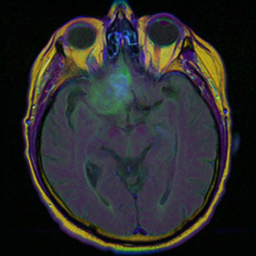
#> input picture data/sample/images/mri_brain_tumor_01.png, 256 x 256 px; the run also reads 1 picture not shown here
$ python verify_day2_contract.py
#> lines starting #> are read from the running program, lines starting #| are printed output that depends on the picture; after the words box and inside, x2 and y2 are one past the last pixel; in counts of white or black regions, pixels touching at a corner belong together
### src/preprocessing/skull_strip.py
"""Thuật toán Tách sọ não (Skull Stripping) 6 bước trên ảnh MRI.

Phụ trách: Hà Mạnh Trường (MSSV: 2045240326).
Tài liệu tham khảo: Gonzalez & Woods (4th Ed), Chapter 9 (Morphological Image Processing).

Quy trình 6 bước DIP:
1. Khử nhiễu sơ bộ bằng Gaussian blur (5x5, sigma=1.0).
2. Phân ngưỡng nhị phân Otsu tự động tách đầu khỏi nền đen.
3. Phép mở hình thái học (Morphological Opening) cắt đứt cầu nối mô giữa màng não và xương sọ.
4. Trích xuất thành phần liên thông lớn nhất (Largest Connected Component - LCC).
5. Phép đóng hình thái học (Closing) khép rãnh nhỏ và lấp đầy lỗ hổng não thất (Hole Filling).
6. Phép nhân Bitwise-AND với ảnh gốc để thu được ảnh não sạch sọ.
"""

from typing import Dict, Optional, Tuple, Union
import numpy as np
import cv2


def _build_brain_mask_steps(
    gray: np.ndarray,
    kernel_size: int
) -> Tuple[np.ndarray, Dict[str, np.ndarray]]:
    """Thực thi chuỗi 6 bước và trả về mặt nạ não kèm toàn bộ ảnh trung gian.

    Args:
        gray: Ảnh MRI xám đầu vào (H, W), dtype uint8.
        kernel_size: Kích thước phần tử cấu trúc elip cho phép Opening.

    Returns:
        Tuple[np.ndarray, Dict[str, np.ndarray]]: (brain_mask, intermediates) với
        các khoá 'original', 'denoised', 'otsu', 'opened', 'lcc',
        'closed_and_filled', 'brain_mask', 'stripped'.
    """
    steps: Dict[str, np.ndarray] = {}

    # 1. Khử nhiễu sơ bộ bằng Gaussian blur
    steps["original"] = gray.copy()
    denoised = cv2.GaussianBlur(gray, (5, 5), sigmaX=1.0)
    steps["denoised"] = denoised

    # 2. Ngưỡng hóa tự động Otsu
    _, otsu = cv2.threshold(denoised, 0, 255, cv2.THRESH_BINARY + cv2.THRESH_OTSU)
    steps["otsu"] = otsu

    # 3. Phép mở hình thái học với phần tử cấu trúc elip
    kernel = cv2.getStructuringElement(cv2.MORPH_ELLIPSE, (kernel_size, kernel_size))
    opened = cv2.morphologyEx(otsu, cv2.MORPH_OPEN, kernel, iterations=2)
    steps["opened"] = opened

    # 4. Tìm thành phần liên thông lớn nhất (Nhu mô não)
    lcc = np.zeros_like(gray, dtype=np.uint8)
    num_labels, labels, stats, _ = cv2.connectedComponentsWithStats(opened, connectivity=8)
    if num_labels > 1:
        # Bỏ qua label 0 (nền đen), tìm nhãn có diện tích lớn nhất
        largest_label = 1 + int(np.argmax(stats[1:, cv2.CC_STAT_AREA]))
        lcc[labels == largest_label] = 255
    steps["lcc"] = lcc

    # 5. Phép đóng hình thái học + lấp đầy lỗ hổng bên trong nhu mô não
    close_kernel = cv2.getStructuringElement(cv2.MORPH_ELLIPSE, (11, 11))
    closed = cv2.morphologyEx(lcc, cv2.MORPH_CLOSE, close_kernel, iterations=1)

    mask_floodfill = closed.copy()
    h, w = closed.shape
    fill_mask = np.zeros((h + 2, w + 2), np.uint8)
    cv2.floodFill(mask_floodfill, fill_mask, (0, 0), 255)
    mask_holes = cv2.bitwise_not(mask_floodfill)
    brain_mask = cv2.bitwise_or(closed, mask_holes)
    steps["closed_and_filled"] = brain_mask.copy()

    # 6. Bitwise-AND giữ lại nhu mô não trên ảnh gốc
    steps["brain_mask"] = brain_mask
    steps["stripped"] = cv2.bitwise_and(gray, gray, mask=brain_mask)

    return brain_mask, steps


def extract_brain_mask(
    image: np.ndarray,
    kernel_size: int = 5,
    return_intermediates: bool = False
) -> Union[np.ndarray, Tuple[np.ndarray, Dict[str, np.ndarray]]]:
    """Tạo mặt nạ nhị phân nhu mô não (Brain Mask), loại bỏ xương sọ và da đầu.

    Args:
        image: Ảnh MRI xám đầu vào (H, W), dtype uint8 [0, 255].
        kernel_size: Kích thước phần tử cấu trúc dạng đĩa (disk/ellipse).
        return_intermediates: Nếu True, trả thêm từ điển ảnh trung gian 6 bước.

    Returns:
        - return_intermediates=False: np.ndarray mặt nạ nhị phân (H, W),
          dtype uint8, giá trị {0, 255}.
        - return_intermediates=True: Tuple[np.ndarray, Dict[str, np.ndarray]] gồm
          (brain_mask, intermediates).
    """
    if len(image.shape) == 3:
        gray = cv2.cvtColor(image, cv2.COLOR_BGR2GRAY)
    else:
        gray = image.copy()

    brain_mask, steps = _build_brain_mask_steps(gray, kernel_size)
    if return_intermediates:
        return brain_mask, steps
    return brain_mask


def strip_skull(
    image: np.ndarray,
    brain_mask: Optional[np.ndarray] = None,
    return_intermediates: bool = False
) -> Union[Tuple[np.ndarray, np.ndarray],
           Tuple[np.ndarray, np.ndarray, Dict[str, np.ndarray]]]:
    """Tách sọ não khỏi ảnh MRI gốc.

    Args:
        image: Ảnh MRI xám đầu vào (H, W), dtype uint8.
        brain_mask: Mặt nạ não đã tính trước (nếu có). Nếu None, hàm sẽ tự gọi
            extract_brain_mask.
        return_intermediates: Nếu True, trả thêm từ điển ảnh trung gian 6 bước.

    Returns:
        - return_intermediates=False: Tuple (ảnh_sau_tách_sọ, mặt_nạ_nhu_mô_não).
        - return_intermediates=True: Tuple (ảnh_sau_tách_sọ, mặt_nạ_nhu_mô_não,
          intermediates).
    """
    if len(image.shape) == 3:
        gray = cv2.cvtColor(image, cv2.COLOR_BGR2GRAY)
    else:
        gray = image.copy()

    steps: Optional[Dict[str, np.ndarray]] = None
    if brain_mask is None:
        if return_intermediates:
            brain_mask, steps = extract_brain_mask(gray, return_intermediates=True)
        else:
            brain_mask = extract_brain_mask(gray)

    # Nhân bitwise-AND để giữ lại vùng não sạch sọ
    stripped_brain = cv2.bitwise_and(gray, gray, mask=brain_mask)

    if not return_intermediates:
        return stripped_brain, brain_mask

    if steps is None:
        # Mặt nạ được truyền từ ngoài: vẫn dựng chuỗi trung gian chuẩn để báo cáo.
        _, steps = extract_brain_mask(gray, return_intermediates=True)
        steps["brain_mask"] = brain_mask
    steps["stripped"] = stripped_brain
    return stripped_brain, brain_mask, steps

### scripts/verify_day2_contract.py
#!/usr/bin/env python3
# -*- coding: utf-8 -*-
"""Kiểm chuẩn tự động Hợp đồng Kỹ thuật Ngày 2 — Hà Mạnh Trường (2045240326).

Xác minh tối thiểu 20 mục:
  1. Cấu hình YAML đủ khoá preprocessing (bilateral_filter, clahe, skull_stripping).
  2. 4 chữ ký hàm tiền xử lý/tách sọ khớp đặc tả §4.
  3. Tương thích ngược khi `return_intermediates=False`.
  4. Hợp đồng `return_intermediates=True` (đủ 8 khoá trung gian, đúng shape/dtype).
  5. Bất biến DIP `stripped[mask == 0] == 0` và tính nhất quán chuỗi 6 bước.
  6. An toàn với ảnh rỗng (không crash, không chia cho 0).
  7. Hình minh họa `reports/figures/skull_stripping_steps.png` tồn tại, > 50 KB.
  8. Notebook Ngày 2 (`02_preprocessing_and_skull_stripping.ipynb`) tồn tại và có output cells (bao gồm ảnh).
  9. Checklist tài liệu: đúng 3 ô Ngày 2 là `[x]`, 14 ô Ngày 3–7 giữ `[ ]`.

Chạy từ thư mục gốc repo:

    python scripts/verify_day2_contract.py

Mã thoát: 0 nếu toàn bộ kiểm tra đạt, 1 nếu có bất kỳ mục nào thất bại.
"""

from __future__ import annotations

import inspect
import json
import re
import sys
import typing
from dataclasses import dataclass
from pathlib import Path
from typing import Any, Dict, List, Optional, Tuple

import cv2
import numpy as np
import yaml

for _stream in (sys.stdout, sys.stderr):
    try:
        _stream.reconfigure(encoding="utf-8", errors="replace")
    except Exception:  # pragma: no cover - môi trường không hỗ trợ reconfigure
        pass

ROOT = Path(__file__).resolve().parents[1]
if str(ROOT) not in sys.path:
    sys.path.insert(0, str(ROOT))

from src.preprocessing.filters import apply_bilateral_filter, apply_clahe  # noqa: E402
from src.preprocessing.skull_strip import extract_brain_mask, strip_skull  # noqa: E402

SAMPLE_IMAGE = (
    ROOT / "data" / "full" / "images" / "TCGA_CS_4941_19960909_13.png"
    if (ROOT / "data" / "full" / "images" / "TCGA_CS_4941_19960909_13.png").is_file()
    else ROOT / "data" / "sample" / "images" / "mri_brain_tumor_01.png"
)
FIGURE_PATH = ROOT / "reports" / "figures" / "skull_stripping_steps.png"
NOTEBOOKS = (
    ROOT / "notebooks" / "02_preprocessing_and_skull_stripping.ipynb",
)
TASK_DOC = ROOT / "docs" / "NHIEM_VU_HA_MANH_TRUONG.md"
TARGET_SHAPE = (256, 256)
INTERMEDIATE_KEYS = {
    "original", "denoised", "otsu", "opened",
    "lcc", "closed_and_filled", "brain_mask", "stripped",
}

_REQUIRED = object()


@dataclass
class Check:
    """Một dòng kết quả kiểm tra."""

    group: str
    name: str
    ok: bool
    detail: str


# =============================================================================
# 1. CẤU HÌNH YAML
# =============================================================================

def check_config(checks: List[Check]) -> None:
    path = ROOT / "configs" / "default_params.yaml"
    if not path.is_file():
        checks.append(Check("CFG", "Nạp YAML", False, "không tìm thấy configs/default_params.yaml"))
        return

    try:
        with path.open("r", encoding="utf-8") as fh:
            config = yaml.safe_load(fh)
        checks.append(Check("CFG", "Nạp YAML (encoding=utf-8)", isinstance(config, dict),
                            "configs/default_params.yaml"))
    except Exception as exc:  # noqa: BLE001
        checks.append(Check("CFG", "Nạp YAML (encoding=utf-8)", False,
                            f"{type(exc).__name__}: {exc}"))
        return

    preprocessing = config.get("preprocessing", {})
    expectations = [
        ("preprocessing.bilateral_filter", "bilateral_filter",
         ["d", "sigma_color", "sigma_space"]),
        ("preprocessing.clahe", "clahe", ["clip_limit", "tile_grid_size"]),
    ]
    for label, key, params in expectations:
        node = preprocessing.get(key)
        missing = [p for p in params if not isinstance(node, dict) or p not in node]
        if missing:
            checks.append(Check("CFG", label, False, "thiếu khoá: " + ", ".join(missing)))
        else:
            checks.append(Check("CFG", label, True,
                                ", ".join(f"{p}={node[p]!r}" for p in params)))

    # Chấp nhận cả hai cách đặt tên: skull_stripping (thực tế) và skull_strip (nhiệm vụ).
    skull_key = next((k for k in ("skull_stripping", "skull_strip") if k in preprocessing), None)
    if skull_key is None:
        checks.append(Check("CFG", "preprocessing.skull_stripping", False, "thiếu nhánh cấu hình"))
    else:
        node = preprocessing[skull_key]
        missing = [p for p in ("kernel_size", "morph_iterations")
                   if not isinstance(node, dict) or p not in node]
        if missing:
            checks.append(Check("CFG", "preprocessing.skull_stripping", False,
                                "thiếu khoá: " + ", ".join(missing)))
        else:
            checks.append(Check("CFG", "preprocessing.skull_stripping", True,
                                ", ".join(f"{p}={node[p]!r}" for p in
                                          ("kernel_size", "morph_iterations"))
                                + f" (khoá thực tế: {skull_key})"))


# =============================================================================
# 2. CHỮ KÝ HÀM
# =============================================================================

SIGNATURE_CONTRACT = [
    (
        "apply_bilateral_filter",
        [("image", _REQUIRED), ("d", 9), ("sigma_color", 75.0), ("sigma_space", 75.0)],
        "np.ndarray",
    ),
    (
        "apply_clahe",
        [("image", _REQUIRED), ("clip_limit", 2.0), ("tile_grid_size", (8, 8))],
        "np.ndarray",
    ),
    (
        "extract_brain_mask",
        [("image", _REQUIRED), ("kernel_size", 5), ("return_intermediates", False)],
        "Union[np.ndarray, Tuple[np.ndarray, Dict[str, np.ndarray]]]",
    ),
    (
        "strip_skull",
        [("image", _REQUIRED), ("brain_mask", None), ("return_intermediates", False)],
        "Union[Tuple[np.ndarray, np.ndarray], Tuple[np.ndarray, np.ndarray, Dict[str, np.ndarray]]]",
    ),
]


def _canonical(annotation: Any) -> str:
    if annotation is inspect.Parameter.empty or annotation is inspect.Signature.empty:
        return ""
    if annotation is type(None):
        return "None"
    if isinstance(annotation, str):
        return annotation
    origin = typing.get_origin(annotation)
    args = typing.get_args(annotation)
    if origin is typing.Union:
        if len(args) == 2 and type(None) in args:
            inner = args[0] if args[1] is type(None) else args[1]
            return f"Optional[{_canonical(inner)}]"
        return "Union[" + ", ".join(_canonical(a) for a in args) + "]"
    if origin is not None:
        prefix = {tuple: "Tuple", dict: "Dict", list: "List", set: "Set"}.get(
            origin, getattr(origin, "__name__", str(origin))
        )
        return f"{prefix}[" + ", ".join(_canonical(a) for a in args) + "]"
    if annotation is np.ndarray:
        return "np.ndarray"
    if annotation is typing.Any:
        return "Any"
    return getattr(annotation, "__name__", str(annotation))


def _render_signature(signature: inspect.Signature) -> str:
    parts: List[str] = []
    for param in signature.parameters.values():
        text = param.name
        annotation = _canonical(param.annotation)
        if annotation:
            text += f": {annotation}"
        if param.default is not inspect.Parameter.empty:
            text += f" = {param.default!r}"
        parts.append(text)
    rendered = "(" + ", ".join(parts) + ")"
    returns = _canonical(signature.return_annotation)
    return f"{rendered} -> {returns}" if returns else rendered


def check_signatures(checks: List[Check]) -> None:
    functions = {"apply_bilateral_filter": apply_bilateral_filter, "apply_clahe": apply_clahe,
                 "extract_brain_mask": extract_brain_mask, "strip_skull": strip_skull}

    for label, expected_params, expected_return in SIGNATURE_CONTRACT:
        signature = inspect.signature(functions[label])
        params = list(signature.parameters.values())
        problems: List[str] = []

        if len(params) != len(expected_params):
            problems.append(f"{len(params)} tham số (đặc tả {len(expected_params)})")
        for actual, (name, default) in zip(params, expected_params):
            if actual.name != name:
                problems.append(f"tham số '{actual.name}' thay vì '{name}'")
                continue
            if actual.kind is not inspect.Parameter.POSITIONAL_OR_KEYWORD:
                problems.append(f"'{name}' không phải positional-or-keyword")
            if default is _REQUIRED:
                if actual.default is not inspect.Parameter.empty:
                    problems.append(f"'{name}' không được có giá trị mặc định")
            elif actual.default != default:
                problems.append(f"'{name}' mặc định {actual.default!r} thay vì {default!r}")

        actual_return = _canonical(signature.return_annotation)
        if actual_return != expected_return:
            problems.append(f"trả về {actual_return or '<empty>'} thay vì {expected_return}")

        checks.append(Check(
            "SIG", label, not problems,
            "; ".join(problems) if problems else f"{label}{_render_signature(signature)}",
        ))


# =============================================================================
# 3. HỢP ĐỒNG return_intermediates
# =============================================================================

def _load_image() -> Optional[np.ndarray]:
    if not SAMPLE_IMAGE.is_file():
        return None
    return cv2.imread(str(SAMPLE_IMAGE), cv2.IMREAD_GRAYSCALE)
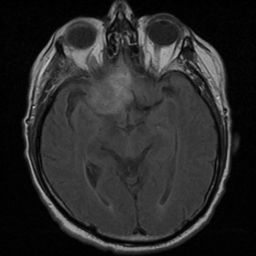
#> returned value: shape (256, 256); min 0, max 195, mean 41.8


def check_backward_compatibility(checks: List[Check], image: np.ndarray) -> None:
    """Gọi kiểu cũ (mặc định False) phải giữ nguyên hành vi trả về."""
    mask_plain = extract_brain_mask(image)
#> in _build_brain_mask_steps, `_, otsu = cv2.threshold(denoised, 0, 255, cv2.THRESH_BINARY + cv2.THRE..`:
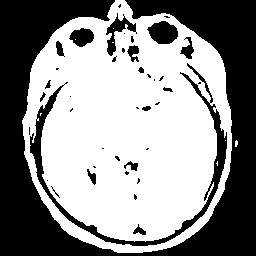
#> otsu: shape (256, 256); 56% white; 41 black regions (25 under 20 px), largest, box (x1, y1, x2, y2) and area: (0, 0, 256, 256) 23879, (30, 63, 227, 246) 2776, (147, 21, 178, 44) 515
#> (the rest of the program and of its run is left out)
